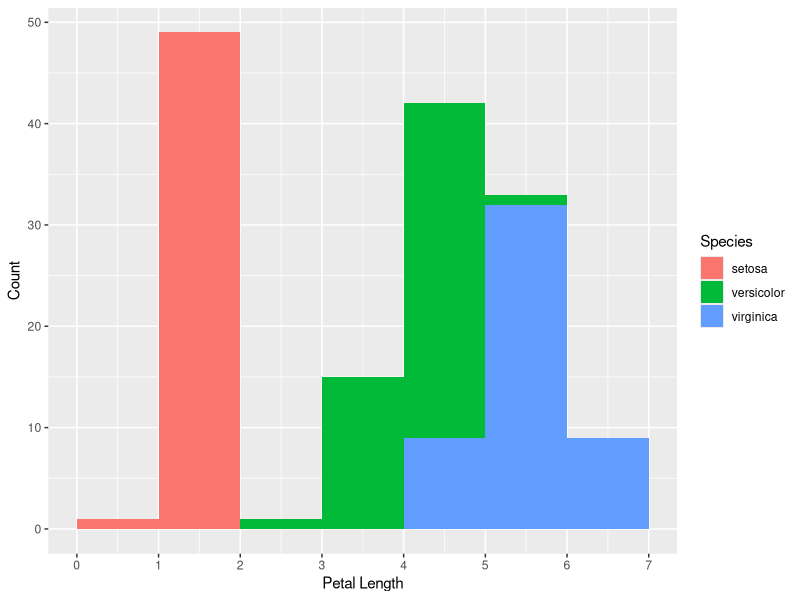

Write R code to recreate this figure.
data(iris) #Load data set
library(ggplot2)
#Calculate Mean and Save it as an Object
petal_length_mean <- mean(iris$Petal.Length) 
petal_length_mean
#Plot the Distribution of the Petal Length Column as a Histogram
ggplot(data=iris, aes(x = iris$Petal.Length, fill = Species)) +
  geom_histogram(breaks=seq(0,7, by=1)) +
  labs(Title="Histogram for Petal Length", x="Petal Length", y="Count") + 
  scale_x_continuous(breaks=c(0,1,2,3,4,5,6,7))